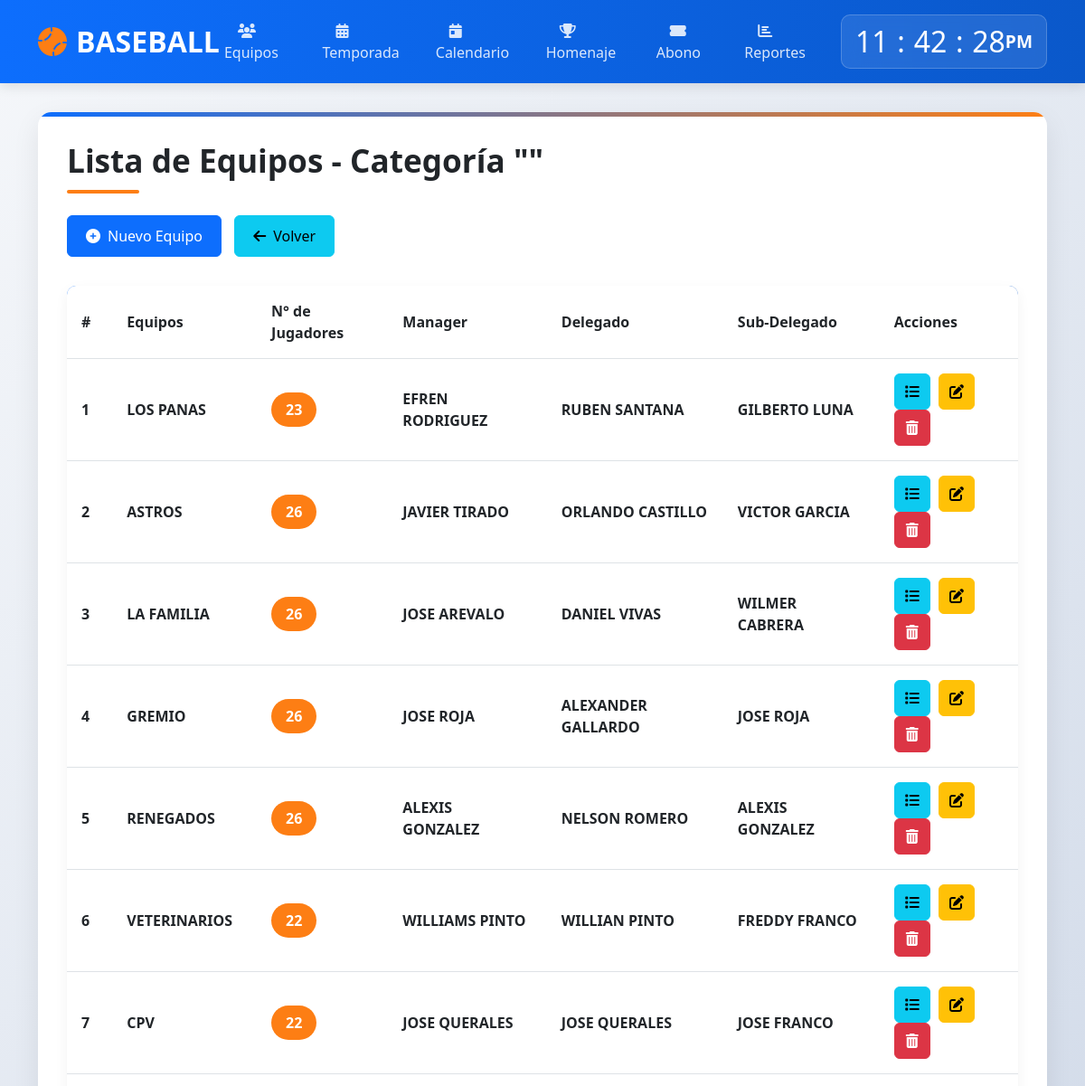
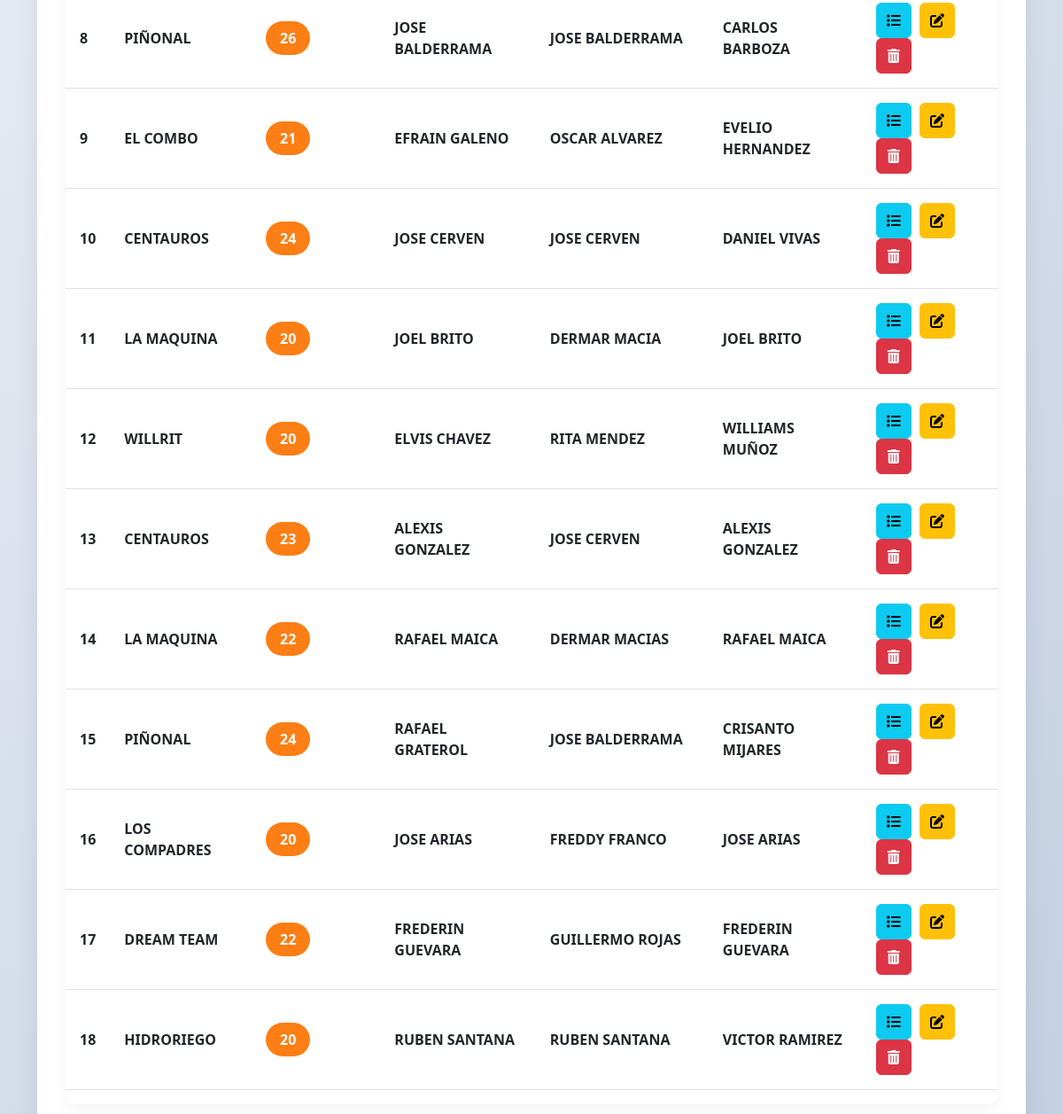
The page /modulos/equipos/nomina.php on the database its author committed (2 pictures, top to bottom).
### tables this page shows
CREATE TABLE `equipos` (
  `id_team` int(10) NOT NULL,
  `nom_team` varchar(50) NOT NULL,
  `n_jugadores` int(100) DEFAULT NULL,
  `categoria` varchar(1) NOT NULL,
  `manager` varchar(100) DEFAULT NULL,
  `delegado` varchar(100) DEFAULT NULL,
  `subdelegado` varchar(100) DEFAULT NULL
);

### modulos/equipos/nomina.php (the view, shortened to what this page needs)
<?php
$con = conectar();
$cat = isset($_REQUEST['cat']) ? mysqli_real_escape_string($con, $_REQUEST['cat']) : '';
?>
<!DOCTYPE html>
<html lang="es">
<head>
    <link href="https://cdn.jsdelivr.net/npm/bootstrap@5.3.0/dist/css/bootstrap.min.css" rel="stylesheet">
    <link rel="stylesheet" href="https://cdnjs.cloudflare.com/ajax/libs/font-awesome/6.4.0/css/all.min.css">
</head>
<body>
    <header class="header">
        <div class="container">
            <div class="d-flex justify-content-between align-items-center">
                <a href="../../" class="logo">
                    <i class="fas fa-baseball-ball"></i>BASEBALL
                </a>
                <ul class="navigation">
                    <li><a href="../equipos/"><i class="fas fa-users"></i> Equipos</a></li>
                    <li><a href="../juego/"><i class="fas fa-calendar-alt"></i> Temporada</a></li>
                    <li><a href="../calendario/"><i class="fas fa-calendar-day"></i> Calendario</a></li>
                    <li><a href="../homenaje/homenaje.php"><i class="fas fa-trophy"></i> Homenaje</a></li>
                    <li><a href="../abonos/"><i class="fas fa-ticket-alt"></i> Abono</a></li>
                    <li><a href="../reporte/reporte.php"><i class="fas fa-chart-bar"></i> Reportes</a></li>
                </ul>
                <div class="clock-container">
                    <div class="clock">
                        <h2 id="hour">00</h2><h2 class="dot">:</h2>
                        <h2 id="minute">00</h2><h2 class="dot">:</h2>
                        <h2 id="seconds">00</h2><span id="ampm">AM</span>
                    </div>
                </div>
            </div>
        </div>
    </header>
    <main class="main-content">
        <div class="container">
            <div class="teams-container">
                <h1 class="page-title">Lista de Equipos - Categoría "<?php echo htmlspecialchars($cat); ?>"</h1>
                <div class="action-buttons mb-4">
                    <a href="form.php?cat=<?php echo urlencode($cat); ?>" class="btn btn-primary">
                        <i class="fas fa-plus-circle me-2"></i>Nuevo Equipo
                    </a>
                    <a href="../equipos/" class="btn btn-info">
                        <i class="fas fa-arrow-left me-2"></i>Volver
                    </a>
                </div>
                <div class="table-container">
                    <div class="table-responsive">
                        <table class="table table-hover">
                            <thead>
                                <tr>
                                    <th scope="col">#</th>
                                    <th scope="col">Equipos</th>
                                    <th scope="col">N° de Jugadores</th>
                                    <th scope="col">Manager</th>
                                    <th scope="col">Delegado</th>
                                    <th scope="col">Sub-Delegado</th>
                                    <th scope="col">Acciones</th>
                                </tr>
                            </thead>
                            <tbody>
                                <?php
                                $obtener = "SELECT * FROM equipos WHERE categoria LIKE '%$cat%'";
                                $query = mysqli_query($con, $obtener);
                                if (!$query) {
                                    echo "<tr><td colspan='4' class='text-center text-danger'>Error en la consulta: " . mysqli_error($con) . "</td></tr>";
                                } else {
                                    $num = mysqli_num_rows($query);
                                    if ($num > 0) {
                                        for ($i = 1; $i <= $num; ++$i) {
                                            $data = mysqli_fetch_array($query);
                                ?>
                                            <tr>
                                                <th scope="row"><?php echo $i; ?></th>
                                                <td class="fw-bold"><?php echo htmlspecialchars($data['nom_team']); ?></td>
                                                <td>
                                                    <span class="badge-player-count">
                                                        <?php echo htmlspecialchars($data['n_jugadores']); ?>
                                                    </span>
                                                </td>
                                                <td class="fw-bold"><?php echo htmlspecialchars($data['manager']); ?></td>
                                                <td class="fw-bold"><?php echo htmlspecialchars($data['delegado']); ?></td>
                                                <td class="fw-bold"><?php echo htmlspecialchars($data['subdelegado']); ?></td>
                                                <td>
                                                    <a href="../jugadores/list.php?id=<?php echo $data['id_team']; ?>&cat=<?php echo urlencode($cat); ?>" class="btn btn-info btn-action" data-bs-toggle="tooltip" title="Lista de Jugadores">
                                                        <i class="fas fa-list"></i>
                                                    </a>
                                                    <a href="formedit.php?id=<?php echo $data['id_team']; ?>&cat=<?php echo urlencode($cat); ?>" class="btn btn-warning btn-action" data-bs-toggle="tooltip" title="Editar">
                                                        <i class="fas fa-edit"></i>
                                                    </a>
                                                    <a href="deletteam.php?id=<?php echo $data['id_team']; ?>&cat=<?php echo urlencode($cat); ?>" class="btn btn-danger btn-action" data-bs-toggle="tooltip" title="Eliminar" onclick="return confirm('¿Estás seguro de que deseas eliminar este equipo?');">
                                                        <i class="fas fa-trash-alt"></i>
                                                    </a>
                                                </td>
                                            </tr>
                                <?php
                                        }
                                    }
                                }
                                ?>
                            </tbody>
                        </table>
                    </div>
                </div>
            </div>
        </div>
    </main>
</body>
</html>

### modulos/equipos/nomina.php (style rules this page uses)
:root { --primary-color: #0d6efd; --secondary-color: #fd7e14; --dark-color: #212529; --light-color: #f8f9fa; }
body { font-family: 'Segoe UI', Tahoma, Geneva, Verdana, sans-serif; background: linear-gradient(135deg, #f5f7fa 0%, #c3cfe2 100%); min-height: 100vh; margin: 0; padding: 0; color: #333; }
.header { background: linear-gradient(90deg, var(--primary-color) 0%, #0a58ca 100%); color: white; padding: 1rem 0; box-shadow: 0 4px 12px rgba(0, 0, 0, 0.1); position: sticky; top: 0; z-index: 1000; }
.logo { font-size: 2rem; font-weight: 700; color: white; text-decoration: none; display: flex; align-items: center; }
.logo i { margin-right: 10px; color: var(--secondary-color); }
.navigation { display: flex; list-style: none; margin: 0; padding: 0; }
.navigation li { margin: 0 5px; }
.navigation a { color: rgba(255, 255, 255, 0.85); text-decoration: none; padding: 10px 15px; border-radius: 6px; transition: all 0.3s; font-weight: 500; }
.clock-container { background: rgba(255, 255, 255, 0.1); border-radius: 10px; padding: 10px 15px; backdrop-filter: blur(10px); border: 1px solid rgba(255, 255, 255, 0.2); }
.clock { display: flex; align-items: center; color: white; font-size: 1.2rem; font-weight: 600; }
.clock h2 { margin: 0; min-width: 28px; text-align: center; }
.dot { margin: 0 5px; }
.main-content { padding: 2rem 0; }
.teams-container { background: white; border-radius: 15px; box-shadow: 0 10px 30px rgba(0, 0, 0, 0.08); padding: 2rem; position: relative; overflow: hidden; }
.teams-container::before { content: ''; position: absolute; top: 0; left: 0; width: 100%; height: 5px; background: linear-gradient(90deg, var(--primary-color) 0%, var(--secondary-color) 100%); }
.page-title { font-size: 2.2rem; font-weight: 700; color: var(--dark-color); margin-bottom: 1.5rem; position: relative; padding-bottom: 15px; }
.page-title::after { content: ''; position: absolute; bottom: 0; left: 0; width: 80px; height: 4px; background: var(--secondary-color); border-radius: 2px; }
.action-buttons .btn { margin-right: 10px; border-radius: 6px; font-weight: 500; padding: 10px 20px; }
.table-container { margin-top: 2rem; border-radius: 10px; overflow: hidden; box-shadow: 0 5px 15px rgba(0, 0, 0, 0.05); }
.table thead { background: linear-gradient(90deg, var(--primary-color) 0%, #0a58ca 100%); color: white; }
.table th { padding: 1rem; font-weight: 600; vertical-align: middle; }
.table td { padding: 1rem; vertical-align: middle; }
.btn-action { padding: 0.5rem; width: 40px; height: 40px; display: inline-flex; align-items: center; justify-content: center; border-radius: 6px; margin-right: 5px; }
.badge-player-count { background: var(--secondary-color); color: white; padding: 0.5rem 1rem; border-radius: 20px; font-weight: 600; font-size: 1rem; }

### rows shown on the page
equipos: nom_team "LOS PANAS", n_jugadores "23", manager "EFREN RODRIGUEZ", delegado "RUBEN SANTANA", subdelegado "GILBERTO LUNA"
equipos: nom_team "ASTROS", n_jugadores "26", manager "JAVIER TIRADO", delegado "ORLANDO CASTILLO", subdelegado "VICTOR GARCIA"
equipos: nom_team "LA FAMILIA", n_jugadores "26", manager "JOSE AREVALO", delegado "DANIEL VIVAS", subdelegado "WILMER CABRERA"
equipos: nom_team "GREMIO", n_jugadores "26", manager "JOSE ROJA", delegado "ALEXANDER GALLARDO", subdelegado "JOSE ROJA"
equipos: nom_team "RENEGADOS", n_jugadores "26", manager "ALEXIS GONZALEZ", delegado "NELSON ROMERO", subdelegado "ALEXIS GONZALEZ"
equipos: nom_team "VETERINARIOS", n_jugadores "22", manager "WILLIAMS PINTO", delegado "WILLIAN PINTO", subdelegado "FREDDY FRANCO"
equipos: nom_team "CPV", n_jugadores "22", manager "JOSE QUERALES", delegado "JOSE QUERALES", subdelegado "JOSE FRANCO"
equipos: nom_team "PIÑONAL", n_jugadores "26", manager "JOSE BALDERRAMA", delegado "JOSE BALDERRAMA", subdelegado "CARLOS BARBOZA"
equipos: nom_team "EL COMBO", n_jugadores "21", manager "EFRAIN GALENO", delegado "OSCAR ALVAREZ", subdelegado "EVELIO HERNANDEZ"
equipos: nom_team "CENTAUROS", n_jugadores "24", manager "JOSE CERVEN", delegado "JOSE CERVEN", subdelegado "DANIEL VIVAS"
equipos: nom_team "LA MAQUINA", n_jugadores "20", manager "JOEL BRITO", delegado "DERMAR MACIA", subdelegado "JOEL BRITO"
equipos: nom_team "WILLRIT", n_jugadores "20", manager "ELVIS CHAVEZ", delegado "RITA MENDEZ", subdelegado "WILLIAMS MUÑOZ"
equipos: nom_team "CENTAUROS", n_jugadores "23", manager "ALEXIS GONZALEZ", delegado "JOSE CERVEN", subdelegado "ALEXIS GONZALEZ"
equipos: nom_team "LA MAQUINA", n_jugadores "22", manager "RAFAEL MAICA", delegado "DERMAR MACIAS", subdelegado "RAFAEL MAICA"
equipos: nom_team "PIÑONAL", n_jugadores "24", manager "RAFAEL GRATEROL", delegado "JOSE BALDERRAMA", subdelegado "CRISANTO MIJARES"
equipos: nom_team "LOS COMPADRES", n_jugadores "20", manager "JOSE ARIAS", delegado "FREDDY FRANCO", subdelegado "JOSE ARIAS"
equipos: nom_team "DREAM TEAM", n_jugadores "22", manager "FREDERIN GUEVARA", delegado "GUILLERMO ROJAS", subdelegado "FREDERIN GUEVARA"
equipos: nom_team "HIDRORIEGO", n_jugadores "20", manager "RUBEN SANTANA", delegado "RUBEN SANTANA", subdelegado "VICTOR RAMIREZ"
